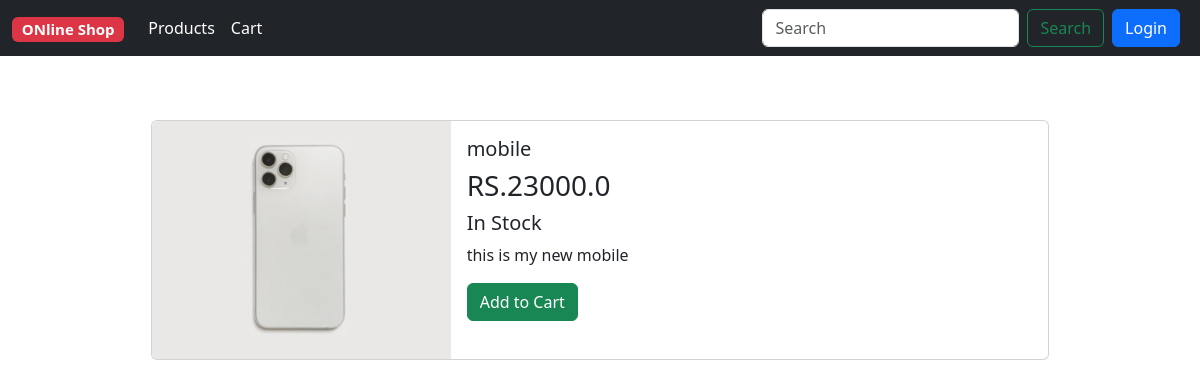
Page /product/7/ on the committed database.
### product/models.py (models this page shows, shortened)
class Product(models.Model):
    product_name = models.CharField(max_length=100)
    category=models.ForeignKey(to=Category, on_delete=models.CASCADE)
    product_price = models.FloatField()
    description = models.TextField()
    image = models.ImageField(upload_to='product_images')
    is_instock = models.BooleanField(default=True)
    created_at = models.DateTimeField(auto_now_add=True)
    updated_at = models.DateTimeField(auto_now = True)

### userpage/views.py (the view)
# urls.py: path('product/<int:pk>/',views.product_detail, name="product-detail"),
def product_detail(request, pk):
    products=Product.objects.get(pk=pk)
    return render(request,"userpage/product_detail.html",{
        'product':products
    })

### userpage/templates/userpage/product_detail.html (shortened to what this page needs)
{% extends 'user-layout.html' %}
{% load static %}
{% block content %}
<div class="container my-5">
    <div class="d-flex justify-content-center align-item-center">
        <div class="col-md-10 p-3">
            <div class="card mb-3" style="max-width: 1000px;">
                <div class="row g-0">
                    <div class="col-md-4">
                        <img src="{{product.image.url}}" class="img-fluid rounded-start" alt="...">
                    </div>
                    <div class="col-md-8">
                        <div class="card-body">
                            <h5 class="card-title">{{product.product_name}}</h5>
                            <h3 class="cart-text"> RS.{{product.product_price}}</h3>
                            <h5>{% if product.is_instock %} In Stock {% else %} Out of Stock {% endif %}</h5>
                            <p class="card-text">{{product.description}}</p>
                            <a href="{% url 'add_to_cart' product.id %}" class="btn btn-success">Add to Cart</a>
                        </div>
                    </div>
                </div>
            </div>
        </div>
    </div>
</div>
{% endblock %}

### rows in the picture
Product: image (picture), product_name "mobile", product_price "23000.0", description "this is my new mobile"
